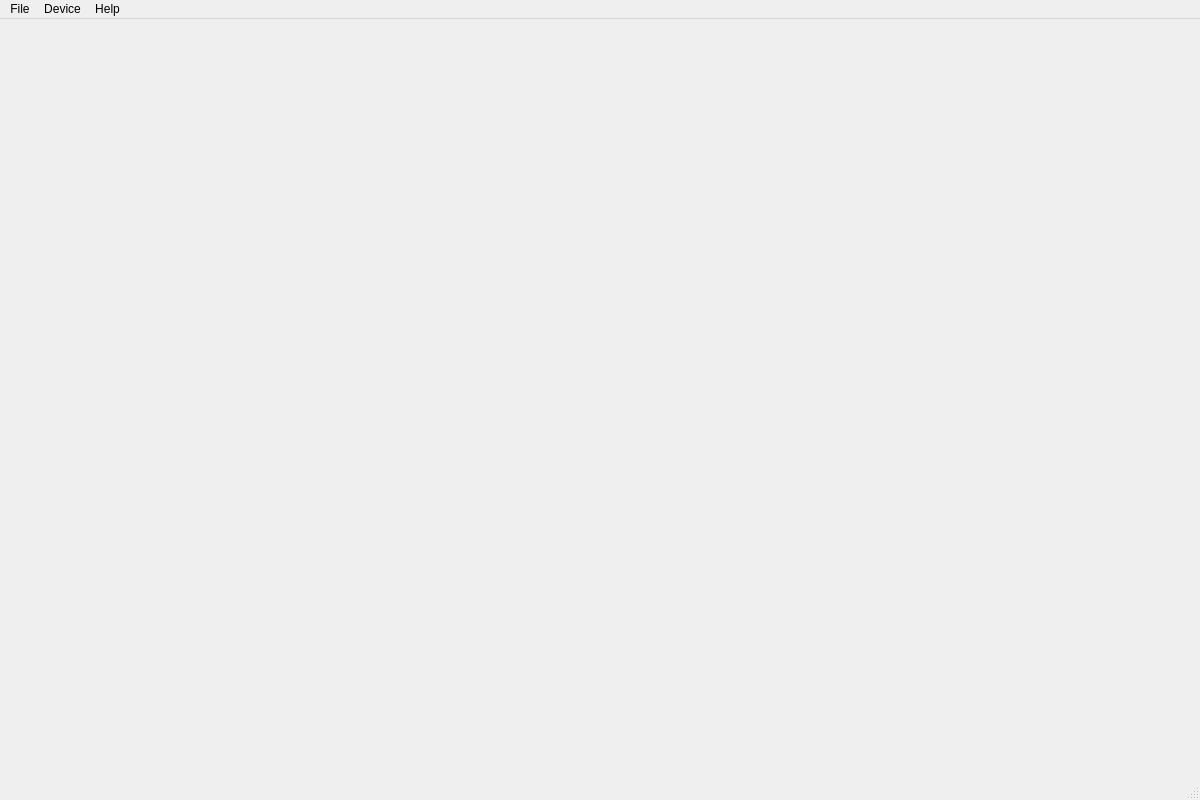
<?xml version="1.0" encoding="UTF-8"?>
<ui version="4.0">
 <class>MioMain</class>
 <widget class="QMainWindow" name="MioMain">
  <property name="geometry">
   <rect>
    <x>0</x>
    <y>0</y>
    <width>1200</width>
    <height>800</height>
   </rect>
  </property>
  <property name="minimumSize">
   <size>
    <width>1000</width>
    <height>700</height>
   </size>
  </property>
  <property name="baseSize">
   <size>
    <width>1200</width>
    <height>800</height>
   </size>
  </property>
  <property name="windowTitle">
   <string>iConnConfig</string>
  </property>
  <property name="windowIcon">
   <iconset resource="../resources.qrc">
    <normaloff>:/pixmaps/appicon</normaloff>:/pixmaps/appicon</iconset>
  </property>
  <property name="dockOptions">
   <set>QMainWindow::AllowTabbedDocks|QMainWindow::AnimatedDocks|QMainWindow::VerticalTabs</set>
  </property>
  <widget class="QWidget" name="centralWidget"/>
  <widget class="QMenuBar" name="menuBar">
   <property name="geometry">
    <rect>
     <x>0</x>
     <y>0</y>
     <width>610</width>
     <height>20</height>
    </rect>
   </property>
   <property name="defaultUp">
    <bool>false</bool>
   </property>
   <property name="nativeMenuBar">
    <bool>true</bool>
   </property>
   <widget class="QMenu" name="menuMio10_Config">
    <property name="title">
     <string>File</string>
    </property>
    <addaction name="actionQuit"/>
   </widget>
   <widget class="QMenu" name="menuDevice">
    <property name="title">
     <string>Device</string>
    </property>
    <widget class="QMenu" name="menuSelect">
     <property name="enabled">
      <bool>true</bool>
     </property>
     <property name="title">
      <string>Select</string>
     </property>
    </widget>
    <addaction name="actionRedetectDevices"/>
    <addaction name="separator"/>
    <addaction name="menuSelect"/>
   </widget>
   <widget class="QMenu" name="menuHelp">
    <property name="title">
     <string>Help</string>
    </property>
    <widget class="QMenu" name="menuLanguage">
     <property name="enabled">
      <bool>true</bool>
     </property>
     <property name="title">
      <string>Language</string>
     </property>
    </widget>
    <addaction name="actionAbout"/>
    <addaction name="menuLanguage"/>
   </widget>
   <addaction name="menuMio10_Config"/>
   <addaction name="menuDevice"/>
   <addaction name="menuHelp"/>
  </widget>
  <widget class="QStatusBar" name="statusBar"/>
  <action name="actionQuit">
   <property name="text">
    <string>Quit</string>
   </property>
  </action>
  <action name="actionopen_device">
   <property name="text">
    <string>Open Device</string>
   </property>
  </action>
  <action name="actionDevice1">
   <property name="checkable">
    <bool>false</bool>
   </property>
   <property name="enabled">
    <bool>false</bool>
   </property>
   <property name="text">
    <string>Device1</string>
   </property>
  </action>
  <action name="actionAbout">
   <property name="text">
    <string>About</string>
   </property>
  </action>
  <action name="actionRedetectDevices">
   <property name="text">
    <string>Redetect Devices</string>
   </property>
  </action>
  <action name="actionLanguage">
   <property name="text">
    <string>Language</string>
   </property>
  </action>
  <action name="actionEnglish">
   <property name="checkable">
    <bool>true</bool>
   </property>
   <property name="text">
    <string>English</string>
   </property>
  </action>
 </widget>
 <layoutdefault spacing="6" margin="11"/>
 <resources>
  <include location="../resources.qrc"/>
 </resources>
 <connections/>
</ui>
